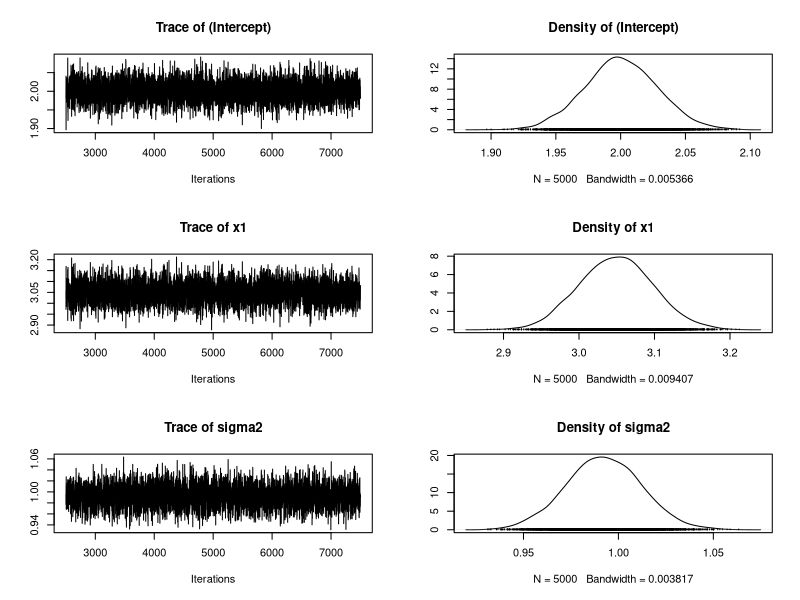

Write the R code that produced this figure.
# From Bayesian Models for Astrophysical Data 
# by Hilbe, de Souza & Ishida, 2016, Cambridge Univ. Press

# Chapter 4 - Example of Bayesian linear regression in R using MCMCregress
# 1 response (y) and 1 explanatory variable (x1) 

library(MCMCpack)


nobs= 5000                      # number of obs in model 
x1 <- runif(nobs)               # random uniform variab;le
x2 <- runif(nobs)               # random uniform variable
xb <- 2 + 3*x1       # linear predictor, xb
y <- rnorm(nobs, xb, sd=1)      

posteriors <- MCMCregress(y ~ x1, 
                          thin=1,
                          seed=1056,
                          burnin = 2500,
                          mcmc = 5000,
                          verbose=1)
summary(posteriors)

plot(posteriors)
